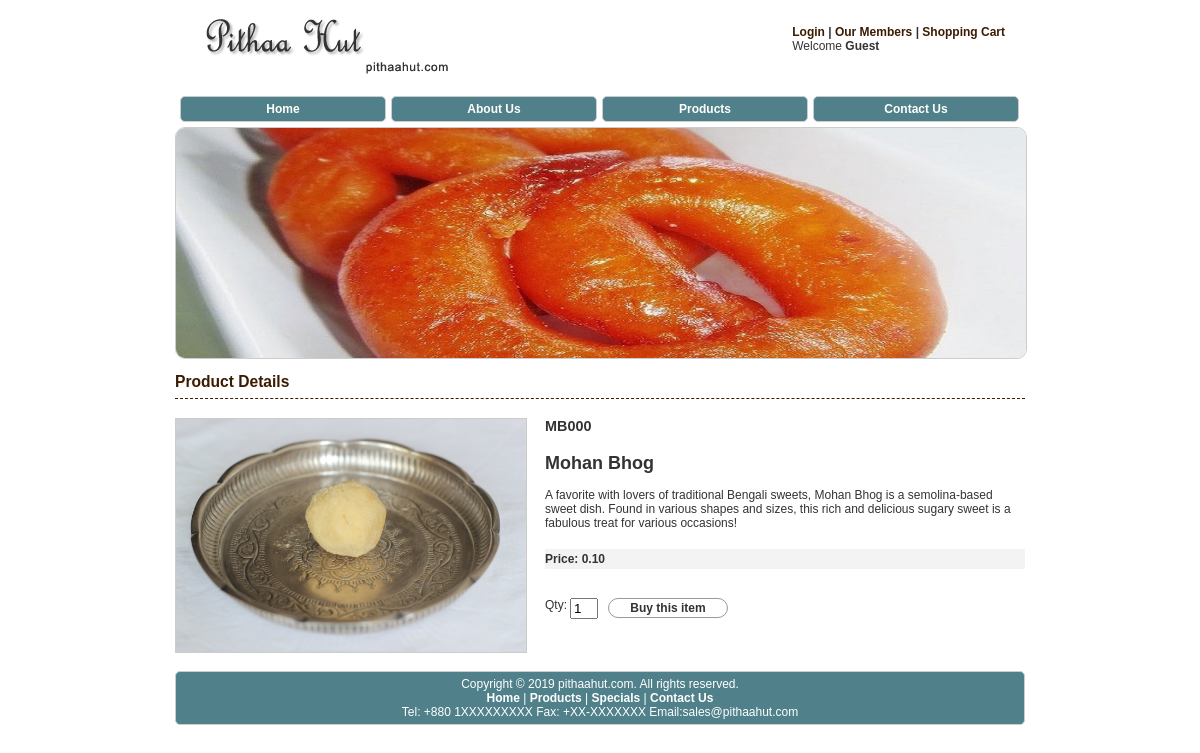
The app's page /detail.php with its own data.
### tables this page shows
CREATE TABLE `products` (
  `product_id` int(8) UNSIGNED ZEROFILL NOT NULL,
  `sku` char(16) DEFAULT NULL,
  `title` varchar(128) NOT NULL,
  `description` varchar(4096) DEFAULT NULL,
  `price` decimal(6,2) NOT NULL,
  `special` int(1) NOT NULL DEFAULT '0' COMMENT '1 = on special; 0 = normal',
  `link` varchar(128) DEFAULT NULL
);

### Model/Products.php (called while the page is built, shortened)
<?php
class Products {
    public $user = 'root';
    public $dbname = 'pithaahut';
    public $pass = '';
    public $host = 'localhost';
    public $pdo = '';
    public $testMode = TRUE;
    public function __construct() {
        $this->dsn = sprintf('mysql:dbname=%s;host=%s', $this->dbname, $this->host);
        if($this->testMode) {
            $this->pdo = new PDO($this->dsn, $this->user, $this->pass,
                                array(PDO::ATTR_ERRMODE => PDO::ERRMODE_WARNING));
        }
        else {
            $this->pdo = new PDO($this->dsn, $this->user, $this->pass);
        }
        $sql = 'SELECT * FROM `products`';
        $stmt = $this->pdo->prepare($sql);
        $stmt->execute();
        while ($row = $stmt->fetch(PDO::FETCH_ASSOC)) {
            $this->products[] = $row;
        }
        $sql = 'SELECT * FROM `products` where special = 1';
        $stmt = $this->pdo->prepare($sql);
        $stmt->execute();
        while ($row = $stmt->fetch(PDO::FETCH_ASSOC)) {
            $this->specialProducts[] = $row;
        }
    }
    public function getDetailsById($id) {
        $sql = 'SELECT * FROM `products` WHERE `product_id` = ?';
        $stmt = $this->pdo->prepare($sql);
        $stmt->execute(array($id));
        $row = $stmt->fetch(PDO::FETCH_ASSOC);
        return $row;
    }
}
?>

### View/View.php (the view, shortened to what this page needs)
<?php
class View {
    public function displayDetail($details) {
        $output = '';
        $output .= '<div class="images">';
		$output .= 	'<a href="#">';
        $output .= 	'<img src="images/'
                 . $details['link']
                 . '.scale_20.JPG" alt="'
                 . $details['title']
                 . '" width="350" />';
		$output .= 	'</a>';
        $output .= '</div>';
        $output .= '<div class="details">';
        $output .= '<h3>' . $details['sku'] . '</h3><br/>';
        $output .= '<h1 class="name"><b>' . $details['title'] . '</b></h1><br/>';
        $output .= '<p class="desc">' . $details['description'];
        $output .= '</p>';
        $output .= '<br/>';
        $output .= '<p class="view"><b>Price: ' . sprintf('%8.2f', $details['price']) . '</b></p><br/>';
        $output .= '<form action="purchase.php" method="GET">';
        $output .= '<p class="view">';
        $output .= '<label>Qty:</label> <input type="text" value="1" name="qty" class="s0" size="2" />';
        $output .= '<input type="submit" name="purchase" value="Buy this item" class="button"/>';
        $output .= '<input type="hidden" name="price" value="' . $details['price'] . '" />';
        $output .= '<input type="hidden" name="productID" value="' . $details['product_id'] . '" />';
        $output .= '</p>';
        $output .= '</form>';
        return $output;
    }
    public function displayFooter() {
        $output = '';
        $output .= '<div id="footer">';
        $output .= 	'<div class="footer">';
        $output .= 		'Copyright &copy; 2019 pithaahut.com. All rights reserved. <br/>';
        $output .= 	'<a href="index.php">Home</a> | <a href="products.php">Products</a> | <a href="specials.php">Specials</a> | <a href="contact.php">Contact Us</a> 		<br />';
        $output .= 		'<span class="contact">Tel: +880 1XXXXXXXXX&nbsp;';
        $output .= 		'Fax: +XX-XXXXXXX&nbsp;';
        $output .= 		'Email:sales@pithaahut.com</span>';
        $output .= 	'</div>';
        $output .= '</div>';
        return $output;
    }
}
?>

### detail.php (shortened to what this page needs)
<?php
require './View/View.php';
$view = new View();
require './Model/Products.php';
$products = new Products();
$id = (isset($_GET['id'])) ? (int) $_GET['id'] : 1;
$details = $products->getDetailsById($id);
if(isset($_SESSION["loggedin"]) && $_SESSION["loggedin"] === true) {
	$userName = '<a href="profile.php">'. $_SESSION['data']['name'] . '</a>';
	$signnedin = true;
}
else {
	$userName = 'Guest';
	$signnedin = false;
}
$userName = '<b>' . $userName . '</b>';
?>
<!DOCTYPE HTML>
<html>
<head>
<link rel="stylesheet" href="css/main.css" type="text/css">
</head>
<body>
<div id="wrapper">
	<div id="maincontent">
	<div id="header">
		<div id="logo" class="left">
			<a href="index.php"><img src="images/logo.png" alt="PithaaHut.Com"/></a>
		</div>
		<div class="right marT10">
			<b>
			<?php if($signnedin === true) :?>
				  	<a href="logout.php?curr_page=detail" > Logout </a>
				  <?php else :?>
				  	<a href="login.php?curr_page=detail" >Login</a>
			<?php endif ?>
			 | <a href="members.php" >Our Members</a> | <a href="cart.php" >Shopping Cart</a>
			</b>
			<br />
			Welcome <?php echo $userName; ?>		</div>
		<ul class="topmenu">
		<li><a href="index.php">Home</a></li>
		<li><a href="about.php">About Us</a></li>
		<li><a href="products.php">Products</a></li>
		<li><a href="contact.php">Contact Us</a></li>
		</ul>
		<br>
		<div><p></p>
		<a id="slideLink" href=""><img id="slid" src="" alt="" class="banner" width="850" height="230" /></a>
		</div>
		<br class="clear"/>
	</div>
	<div class="content">
	<br/>
	<div class="product-list">
		<h2>Product Details</h2>
		<br/>
		<?php echo $view->displayDetail($details); ?>
		</div>
	</div>
<br class="clear-all"/>
</div>
	</div>
	<?php echo $view->displayFooter(); ?>
</div>
</body>
</html>

### css/layout.css (style rules this page uses)
body { font-family: Arial, Verdana, Helvetica, sans-serif; font-size:12px; color:#333333; margin:0; padding:0; background:#FFFFFF; font-size-adjust:none; font-stretch:normal; font-variant:normal; text-align:center; }
#wrapper { width:850px; margin:0 auto; padding:0; }
#maincontent { text-align:left; margin:0; padding:0; }
#header { padding:0; margin:0; }
#footer { margin:0; padding:0; }

### css/styles.css (style rules this page uses)
p, ul, form, h1, h2, h3, li { margin: 0px; padding: 0px; }
h1 { font-size:1.5em; }
h2 { font-size:1.3em; }
h3 { font-size:1.2em; }
h1, h2, h3 { font-family:Arial,Helvetica,sans-serif,Tahoma; }
ul li { list-style:none; }
a { text-decoration:none; color:#3B1C00; }
img { border:0; }
.left { float:left; }
.right { float:right; margin-right: 20px; }
.marT10 { margin-top:10px; }
.content { background:#ffffff; }
.button { background:#FFF; color:#333; border:1px solid #999; padding:2px 5px; font-size:12px; font-weight:bold; cursor:pointer; -moz-border-radius: 10px; border-radius: 10px }

### css/mystyle.css (style rules this page uses)
#header { margin-top:15px; }
#logo { margin:0 0 10px 0; }
.banner { height:230px; border:1px solid #CCCCCC; width:850px; float:left; -moz-border-radius: 10px; border-radius: 10px 10px 10px 10px; }
.topmenu { padding: 0px 0 5px; float:left; }
.topmenu li { background: none repeat scroll 0 0 #50818a; border: 1px solid #CCCCCC; border-radius: 5px 5px 5px 5px; float: left; margin: 6px 0 0 5px; padding: 5px; text-align: center; width: 194px; }
.topmenu a { color:#FFFFFF; font-weight:bold; width: 194px; display:block; }
.product-list { margin-bottom:10px; clear:both; }
.product-list h2 { padding:0px 0px 7px 0px; color:#3B1C00; border-bottom:1px dashed #3B1C00; margin-bottom: 5px; }
.product-list .name { padding-top:5px; }
.product-list .view { clear:both; margin:5px 0; }
.product-list form label { float:left; width:120px; }
.product-list form input { float:left; width:200px; }
.product-list form p { clear:both; padding-top:5px; }
.images { float:left; width:370px; }
.images img { border:1px solid #CCC; }
.details { float:left; width:480px; }
.details form label { width:25px; }
.details form input { width:20px; }
.details form input.button { width:120px; margin-left:10px; }
.view { background:#f3f3f3; padding:3px 0px; }
.product-list form p.view { background:none; }
.footer { padding:5px 0; background:#50818a; color:#FFF; border:1px solid #CCC; margin-top:15px; -moz-border-radius: 10px; border-radius: 5px 5px 5px 5px; }
.footer a { font-weight:bold; color:#FFF; }

### records on screen
products: link (picture), sku "MB000", title "Mohan Bhog", description "A favorite with lovers of traditional Bengali sweets, Mohan Bhog is a semolina-based sweet dish. Found in various shapes and sizes, this rich and delicious sugary sweet is a fabulous treat for various occasions!", price "0.10"

### other values on screen
$userName "Guest"
$view->displayFooter() "Fax: +XX-XXXXXXX"
